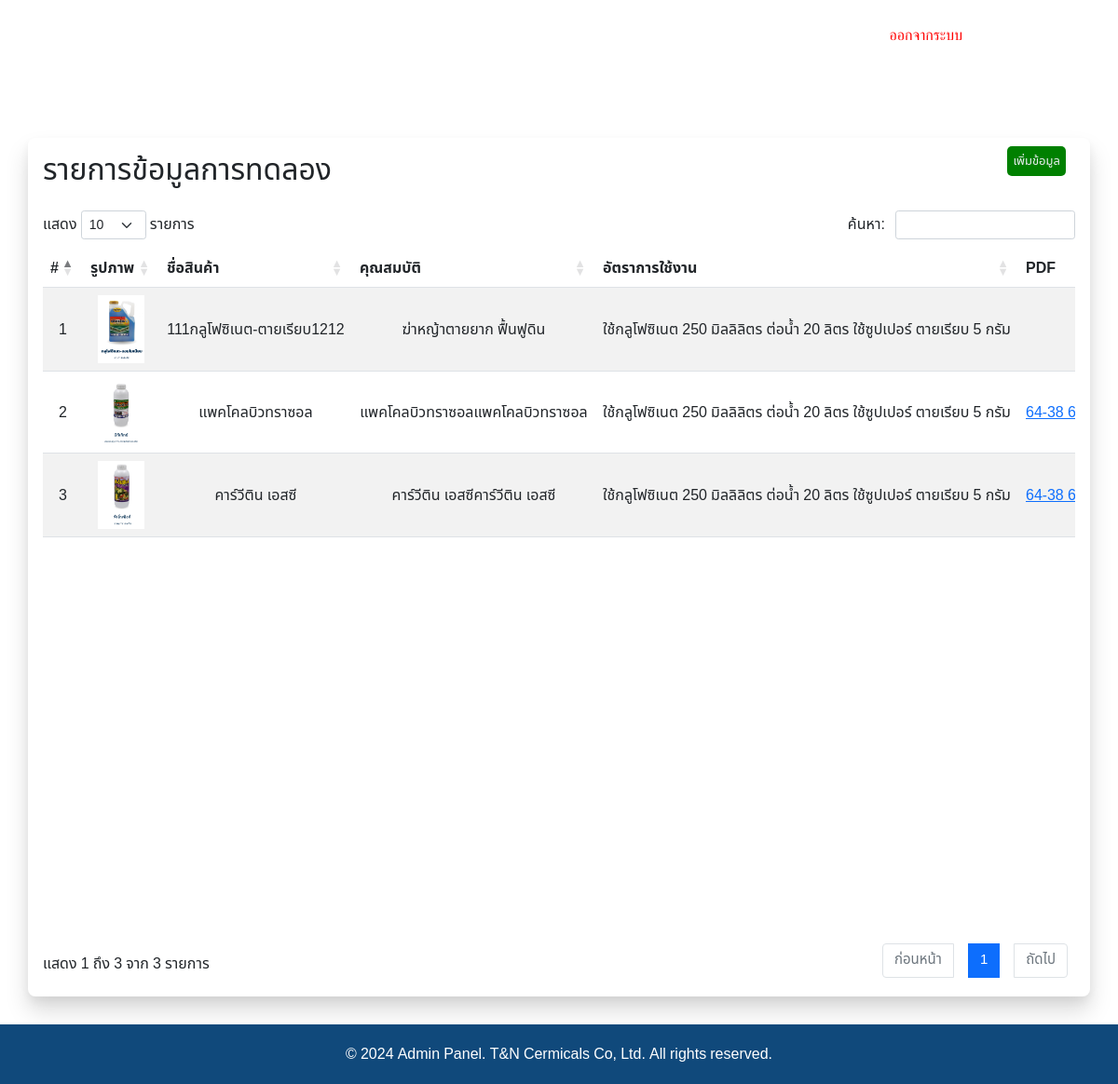
Screenshot of /labRead.php (signed in) with the database file from the repository.
### tables this page shows
CREATE TABLE `lab` (
  `id` int(11) NOT NULL,
  `product_name` varchar(255) NOT NULL,
  `description` text NOT NULL,
  `usage_rate` varchar(255) NOT NULL,
  `pdf_name` varchar(255) DEFAULT NULL,
  `pdf_path` varchar(255) DEFAULT NULL,
  `image_name` varchar(255) DEFAULT NULL,
  `image_path` varchar(255) DEFAULT NULL,
  `uploaded_at` timestamp NOT NULL DEFAULT current_timestamp()
);

### labRead.php (the view, shortened to what this page needs)
<?php
include 'headerAdmin.php';
include 'connectdb.php';
?>
<!DOCTYPE html>
<html>
<head>
    <link rel="stylesheet" href="./assets/css/back.css">
    <link href="https://cdn.jsdelivr.net/npm/bootstrap@5.1.3/dist/css/bootstrap.min.css" rel="stylesheet">
    <link href="https://cdn.datatables.net/1.11.5/css/dataTables.bootstrap5.min.css" rel="stylesheet">
</head>
<body>
    <div class="container mt-5 p-3 bg-white bg-sha" style="border-radius: 8px; margin-bottom:30px; ">
        <div class="d-flex justify-content-between mb-3">
            <h2>รายการข้อมูลการทดลอง</h2>
            <div>
            <a href="labCreate.php" class="btnn">เพิ่มข้อมูล</a>
        </div>
        </div>
        <?php
        $sql = "SELECT * FROM lab";
        $result = $conn->query($sql);
        ?>
        <div class="table-responsive table-container">
            <table class="table table-striped" id="Table">
                <thead class="text-center">
                    <tr>
                        <th>#</th>
                        <th>รูปภาพ</th>
                        <th>ชื่อสินค้า</th>
                        <th>คุณสมบัติ</th>
                        <th>อัตราการใช้งาน</th>
                        <th>PDF</th>
                    </tr>
                </thead>
                <tbody>
                    <?php $counter = 0; ?>
                    <?php while ($row = $result->fetch_assoc()) : ?>
                        <?php $counter++; ?>
                        <tr>
                            <td><?= $counter ?></td>
                            <td><img src="<?= $row['image_path'] ?>" alt="Product Image" style="max-width: 50px;"></td>
                            <td><?= htmlspecialchars($row['product_name']) ?></td>
                            <td><?= htmlspecialchars($row['description']) ?></td>
                            <td ><?= htmlspecialchars($row['usage_rate']) ?></td>
                            <td style="max-width: 200px;">
                                <?php if ($row['pdf_name']) { ?>
                                    <a href="<?php echo $row['pdf_path']; ?>" target="_blank"><?php echo htmlspecialchars($row['pdf_name']); ?></a>
                                <?php } else { ?>
                                    -
                                <?php } ?>
                            </td>
                        </tr>
                    <?php endwhile; ?>
                </tbody>
            </table>
        </div>
    </div>
</body>
</html>
<?php include 'footerAdmin.php' ?>

### assets/css/styleCustom.css (style rules this page uses)
body { font-family: Kanit, sans-serif; }

### assets/css/back.css (style rules this page uses)
* { font-family: "Noto Sans Thai", sans-serif; font-optical-sizing: auto; }

### labRead.php (style rules this page uses)
.table-container { max-width: 100%; overflow-x: auto; }
.table td, .table th { white-space: nowrap; text-align: center; vertical-align: middle; overflow: hidden; text-overflow: ellipsis; }
.table th { text-align: center; padding-right: 100px; }
.table th, .table td { white-space: nowrap; vertical-align: middle; }
body { background-image: url("./assets/image/658a747e85fea47ec19cd381_Group 970.png"); background-repeat: no-repeat; background-size: contain; padding-top: 100px; }
.btnn { padding: 6px; border-radius: 5px; text-decoration: none; background-color: green; color: #e9ecef; margin: 0 10px; font-size: 13px; }
.bg-sha { box-shadow: rgba(0, 0, 0, 0.15) 0px 15px 25px, rgba(0, 0, 0, 0.05) 0px 5px 10px; }

### rows the page displays
lab: image_path (picture), product_name "111กลูโฟซิเนต-ตายเรียบ1212", description "ฆ่าหญ้าตายยาก ฟื้นฟูดิน", usage_rate "ใช้กลูโฟซิเนต 250 มิลลิลิตร ต่อน้ำ 20 ลิตร ใช้ซูปเปอร์ ตายเรียบ 5 กรัม"
lab: image_path (picture), product_name "แพคโคลบิวทราซอล", description "แพคโคลบิวทราซอลแพคโคลบิวทราซอล", usage_rate "ใช้กลูโฟซิเนต 250 มิลลิลิตร ต่อน้ำ 20 ลิตร ใช้ซูปเปอร์ ตายเรียบ 5 กรัม", pdf_name "64-38 644230009-คำถามท…"
lab: image_path (picture), product_name "คาร์วีติน เอสซี", description "คาร์วีติน เอสซีคาร์วีติน เอสซี", usage_rate "ใช้กลูโฟซิเนต 250 มิลลิลิตร ต่อน้ำ 20 ลิตร ใช้ซูปเปอร์ ตายเรียบ 5 กรัม", pdf_name "64-38 644230009-คำถามท…"
